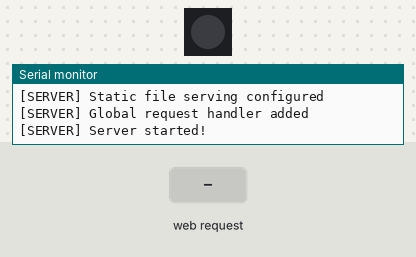
This program was run on a simulated ESP32-S3. Parts: 1 RGB LEDs in strip order, left to right, the last lines printed to the serial monitor. Inputs (shaded band) come from the test bench. WiFi joins after 1.5 s; servers stay silent unless stated; storage starts empty.

Above: at 2.7 s.
2.8 s: HTTP request GET / received
At 3.4 s:
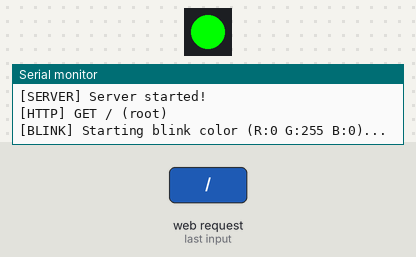
Timing chart, 0 to 5.8 s (numbered marks = the images above; inputs shaded):
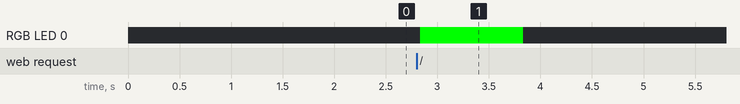

The program:

main.cpp
```cpp
#include <WiFi.h>
#include <ESPAsyncWebServer.h>
#include <LittleFS.h>
#include <Adafruit_NeoPixel.h>

// Wi-Fi credentials
const char* ssid = "";
const char* password = "";

// Async web server
AsyncWebServer server(80);

// NeoPixel setup
#define PIXEL_PIN 38
#define NUM_PIXELS 1
Adafruit_NeoPixel pixel(NUM_PIXELS, PIXEL_PIN, NEO_GRB + NEO_KHZ800);

// Blinking state
bool isBlinking = false;
unsigned long blinkStartTime = 0;

void blinkColor(uint8_t r, uint8_t g, uint8_t b) {
  Serial.printf("[BLINK] Starting blink color (R:%d G:%d B:%d)...\n", r, g, b);
  pixel.setPixelColor(0, pixel.Color(r, g, b));
  pixel.show();
  isBlinking = true;
  blinkStartTime = millis();
}

// 404 or OPTIONS handler
void notFound(AsyncWebServerRequest *request) {
  Serial.printf("[404] Not found: %s\n", request->url().c_str());
  blinkColor(255, 0, 0); // RED for error
  if (request->method() == HTTP_OPTIONS) {
    request->send(200);
  } else {
    request->send(404, "application/json", "{\"message\":\"Not found\"}");
  }
}

void setup() {
  Serial.begin(115200);
  Serial.println("\n[SETUP] Booting...");

  // Initialize NeoPixel
  pixel.begin();
  pixel.clear();
  pixel.show();
  Serial.println("[SETUP] NeoPixel initialized");

  // Connect to Wi-Fi
  Serial.print("[WiFi] Connecting to ");
  Serial.println(ssid);
  WiFi.begin(ssid, password);
  while (WiFi.status() != WL_CONNECTED) {
    delay(500);
    Serial.print(".");
  }
  Serial.println("\n[WiFi] Connected!");
  Serial.print("[WiFi] IP Address: ");
  Serial.println(WiFi.localIP());

  // Mount filesystem
  Serial.println("[FS] Mounting LittleFS...");
  if (!LittleFS.begin(true)) {
    Serial.println("[FS] Failed to mount LittleFS!");
    return;
  }
  Serial.printf("[FS] Mounted! Total: %d bytes, Used: %d bytes\n", LittleFS.totalBytes(), LittleFS.usedBytes());

  // CORS headers
  DefaultHeaders::Instance().addHeader("Access-Control-Allow-Origin", "*");
  DefaultHeaders::Instance().addHeader("Access-Control-Allow-Methods", "GET, POST, PUT");
  DefaultHeaders::Instance().addHeader("Access-Control-Allow-Headers", "Content-Type");
  Serial.println("[CORS] Headers set");

  // Serve static files properly
  server.serveStatic("/static/", LittleFS, "/static/");
  Serial.println("[SERVER] Static file serving configured");

  // Blink on every request
  // Special handler for "/"
  server.on("/", HTTP_GET, [](AsyncWebServerRequest *request){
    Serial.println("[HTTP] GET / (root)");
    blinkColor(0, 255, 0); // GREEN for OK
    request->send(LittleFS, "/index.html", "text/html");
  });
  Serial.println("[SERVER] Global request handler added");

  // 404 for unknown paths
  server.onNotFound(notFound);

  // Start server
  server.begin();
  Serial.println("[SERVER] Server started!");
}

void loop() {
  if (isBlinking && millis() - blinkStartTime >= 1000) {
    Serial.println("[BLINK] Ending blink...");
    pixel.clear();
    pixel.show();
    isBlinking = false;
  }
  delay(1); // Small delay to avoid blocking
}
```

Measured:
- after the input at 2.8 s, RGB LED 0: off → RGB(0, 255, 0) at once, → off 1.0 s later
